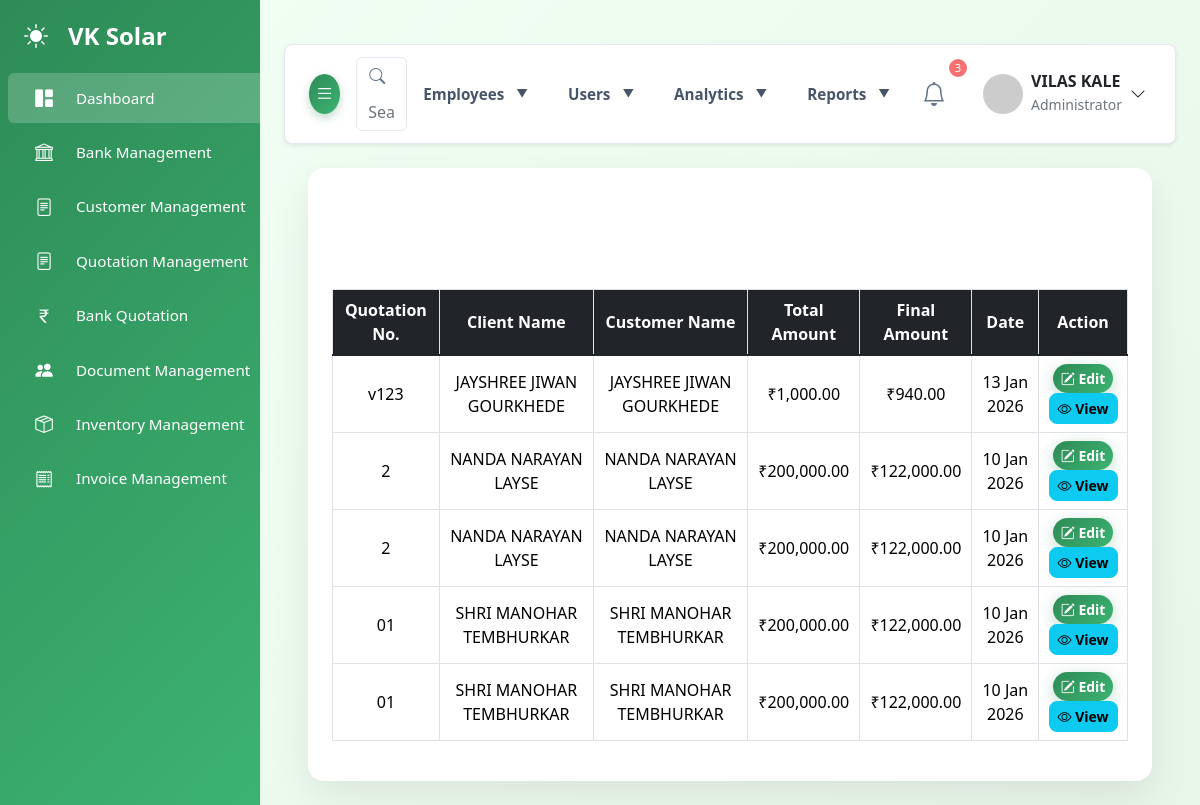
/admin/bankquotation/quotation_list.php (signed in), run on an earlier commit of the app's database.
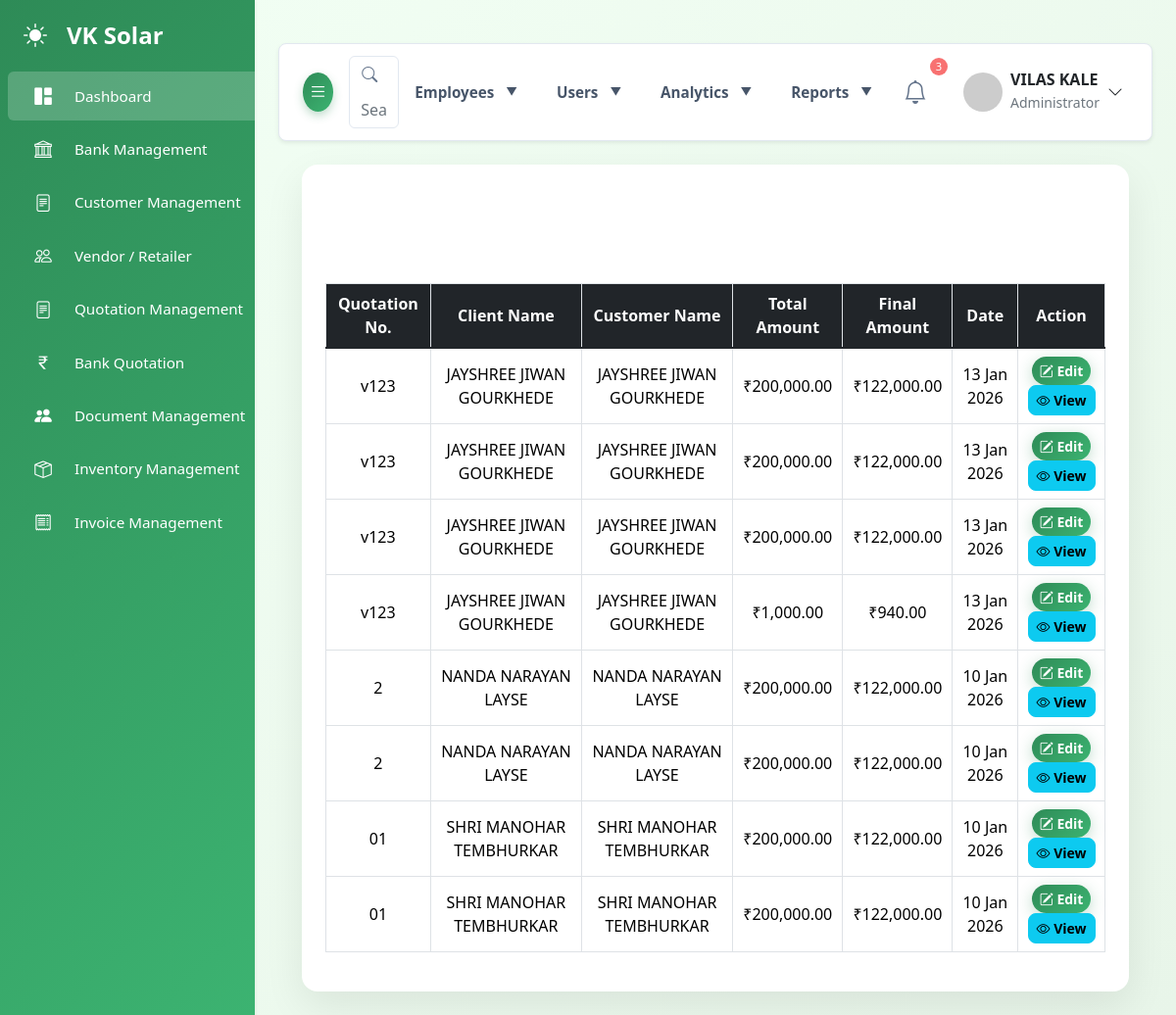
And on a later commit of the database.
### tables this page shows
CREATE TABLE `bank_quotations` (
  `id` int NOT NULL,
  `client_id` int NOT NULL,
  `quotation_number` varchar(100) NOT NULL,
  `quotation_date` date NOT NULL,
  `validity_date` date NOT NULL,
  `customer_name` varchar(255) DEFAULT NULL,
  `customer_address` text,
  `pin_code` varchar(10) DEFAULT NULL,
  `customer_phone` varchar(20) DEFAULT NULL,
  `customer_email` varchar(100) DEFAULT NULL,
  `project_location` varchar(255) DEFAULT NULL,
  `plant_capacity` varchar(50) DEFAULT NULL,
  `system_type` varchar(50) DEFAULT NULL,
  `estimated_generation` varchar(100) DEFAULT NULL,
  `system_description` text,
  `bank_id` int NOT NULL,
  `total_amount` decimal(12,2) DEFAULT NULL,
  `subsidy` decimal(12,2) DEFAULT NULL,
  `final_amount` decimal(12,2) DEFAULT NULL,
  `status` enum('draft','final') DEFAULT 'draft',
  `created_by` int DEFAULT NULL,
  `created_at` timestamp NULL DEFAULT CURRENT_TIMESTAMP,
  `updated_at` timestamp NULL DEFAULT NULL ON UPDATE CURRENT_TIMESTAMP
);

CREATE TABLE `clients` (
  `id` int NOT NULL,
  `name` varchar(255)  NOT NULL,
  `consumer_number` varchar(100)  NOT NULL,
  `billing_unit` varchar(100)  DEFAULT NULL,
  `adhar` bigint NOT NULL,
  `mobile` varchar(15)  DEFAULT NULL,
  `email` varchar(255)  DEFAULT NULL,
  `district` varchar(255)  DEFAULT NULL,
  `block` varchar(255)  DEFAULT NULL,
  `taluka` varchar(255)  DEFAULT NULL,
  `pincode` int NOT NULL,
  `village` varchar(255)  DEFAULT NULL,
  `location` text ,
  `mahadiscom_email` varchar(255)  DEFAULT NULL,
  `mahadiscom_email_password` varchar(255)  DEFAULT NULL,
  `mahadiscom_mobile` varchar(15)  DEFAULT NULL,
  `mahadiscom_user_id` varchar(255)  DEFAULT NULL,
  `mahadiscom_password` varchar(255)  DEFAULT NULL,
  `name_change_require` enum('yes','no')  DEFAULT NULL,
  `application_no_name_change` varchar(255)  DEFAULT NULL,
  `pm_suryaghar_registration` enum('yes','no')  DEFAULT NULL,
  `pm_suryaghar_app_id` varchar(255)  DEFAULT NULL,
  `pm_registration_date` date DEFAULT NULL,
  `load_change_application_number` varchar(255)  DEFAULT NULL,
  `rooftop_solar_application_number` varchar(255)  DEFAULT NULL,
  `kilo_watt` decimal(10,2) DEFAULT NULL,
  `load_change_status` enum('Done','Not')  DEFAULT NULL,
  `bank_loan_status` enum('yes','no')  DEFAULT NULL,
  `bank_name` varchar(255)  DEFAULT NULL,
  `account_number` varchar(255)  DEFAULT NULL,
  `ifsc_code` varchar(255)  DEFAULT NULL,
  `jan_samartha_application_no` varchar(255)  DEFAULT NULL,
  `loan_amount` decimal(15,2) DEFAULT NULL,
  `first_installment_amount` decimal(15,2) DEFAULT NULL,
  `second_installment_amount` decimal(15,2) DEFAULT NULL,
  `remaining_amount` decimal(15,2) DEFAULT NULL,
  `inverter_company_name` varchar(255)  DEFAULT NULL,
  `inverter_capacity` varchar(50)  DEFAULT NULL,
  `inverter_serial_number` varchar(255)  DEFAULT NULL,
  `solar_type` enum('DCR','NON-DCR')  DEFAULT NULL,
  `dcr_certificate_number` varchar(255)  DEFAULT NULL,
  `number_of_panels` int DEFAULT NULL,
  `company_name` varchar(255)  NOT NULL,
  `wattage` int NOT NULL,
  `panel_serial_numbers` text ,
  `rts_portal_status` enum('yes','no')  DEFAULT NULL,
  `meter_number` varchar(255)  DEFAULT NULL,
  `meter_installation_date` date DEFAULT NULL,
  `pm_redeem_status` enum('yes','no')  DEFAULT NULL,
  `subsidy_amount` decimal(15,2) DEFAULT NULL,
  `subsidy_redeem_date` date DEFAULT NULL,
  `reference_name` varchar(255)  DEFAULT NULL,
  `reference_contact` varchar(255)  DEFAULT NULL,
  `estimate_amount` decimal(15,2) DEFAULT NULL,
  `geo_tagging_photo` varchar(500)  DEFAULT NULL,
  `geo_tagged_photo` varchar(500)  DEFAULT NULL,
  `email_password` varchar(255)  DEFAULT NULL,
  `created_at` timestamp NULL DEFAULT CURRENT_TIMESTAMP,
  `updated_at` timestamp NULL DEFAULT CURRENT_TIMESTAMP ON UPDATE CURRENT_TIMESTAMP,
  `step9_completed` tinyint(1) DEFAULT '0',
  `step12_completed` tinyint(1) DEFAULT '0',
  `step10_completed` tinyint(1) DEFAULT '0'
);

### admin/include/navbar.php (called while the page is built, shortened)
<?php
require_once __DIR__ . '/../connect/auth_middleware.php';
?>
                <?php if ($auth->checkPermission('user_management','edit')): ?>
                <li class="">
                    <a style="text-decoration:none;"class=" nav-dropdown-item <?php if($title=='view_permissions') echo 'active'; ?>"
                 href="/admin/view_permissions">
                 User Permissions
                        </a>
                </li>
                <?php endif; ?>

### admin/connect/auth_middleware.php (called while the page is built, shortened)
<?php
class AuthMiddleware {
    private $conn;
    public function __construct($connection) {
        $this->conn = $connection;
    }
    public function requireAuth() {
        if (!$this->verifyUserActive($_SESSION['user_id'])) {
            $this->logout();
            $this->redirectToLogin();
        }
    }
    public function checkPermission($module, $action = 'view') {
        $this->requireAuth();
        $role = $_SESSION['role'];
        $permission = $this->getUserPermission($role, $module);
        switch ($action) {
            case 'view': return $permission['can_view'];
            case 'create': return $permission['can_create'];
            case 'edit': return $permission['can_edit'];
        }
    }
    private function getUserPermission($role, $module) {
        $stmt = $this->conn->prepare("
            SELECT can_view, can_create, can_edit, can_delete
            FROM user_permissions
            WHERE role = ? AND module = ?
        ");
        $stmt->bind_param("ss", $role, $module);
        $stmt->execute();
        $result = $stmt->get_result();
        if ($result->num_rows > 0) {
            return $result->fetch_assoc();
        }
        return ['can_view' => false, 'can_create' => false, 'can_edit' => false, 'can_delete' => false];
    }
    private function verifyUserActive($userId) {
        $stmt = $this->conn->prepare("
            SELECT id, username, role, is_active
            FROM users
            WHERE id = ? AND is_active = 1
        ");
        $stmt->bind_param("i", $userId);
        $stmt->execute();
        $result = $stmt->get_result();
        if ($result->num_rows > 0) {
            $user = $result->fetch_assoc();
            return true;
        }
        return false;
    }
}
require_once 'db.php';
$auth = new AuthMiddleware($conn);
?>

### admin/bankquotation/quotation_list.php (the view, shortened to what the changed rows need)
<?php
require_once __DIR__ . '/../connect/db.php';
require_once __DIR__ . '/../connect/auth_middleware.php';
$auth->requireAuth();
$auth->requirePermission('quotation_management', 'view');
$title = 'bank_quotation_list';
$sql = "
    SELECT
        bq.id,
        bq.client_id,
        bq.quotation_number,
        bq.customer_name,
        bq.total_amount,
        bq.final_amount,
        bq.quotation_date,
        bq.created_at,
        c.name as client_name
    FROM bank_quotations bq
    LEFT JOIN clients c ON bq.client_id = c.id
    ORDER BY bq.created_at DESC
";
$result = $conn->query($sql);
?>
<!doctype html>
<html>
<head>
<?php require_once __DIR__ . '/../include/head2.php'; ?>
<link href="https://cdn.jsdelivr.net/npm/bootstrap@5.1.3/dist/css/bootstrap.min.css" rel="stylesheet">
</head>
<body>
<?php
include 'include/sidebar.php';
?>
<div id="main-content">
<?php
include 'include/navbar.php';
?>
<main class="container-fluid mt-4">
    <div class="doc-card">
        <div class="card-body p-4">
            <div class="table-responsive">
                <table class="table table-bordered table-hover align-middle">
                    <thead>
                        <tr>
                            <th>Quotation No.</th>
                            <th>Client Name</th>
                            <th>Customer Name</th>
                            <th>Total Amount</th>
                            <th>Final Amount</th>
                            <th>Date</th>
                            <th>Action</th>
                        </tr>
                    </thead>
                    <tbody>
                        <?php if ($result && $result->num_rows > 0): ?>
                            <?php while ($row = $result->fetch_assoc()): ?>
                                <tr>
                                    <td><?= htmlspecialchars($row['quotation_number'] ?: 'BQ-' . $row['id']) ?></td>
                                    <td><?= htmlspecialchars($row['client_name'] ?: 'N/A') ?></td>
                                    <td><?= htmlspecialchars($row['customer_name']) ?></td>
                                    <td>₹<?= number_format($row['total_amount'], 2) ?></td>
                                    <td>₹<?= number_format($row['final_amount'], 2) ?></td>
                                    <td><?= date('d M Y', strtotime($row['quotation_date'] ?: $row['created_at'])) ?></td>
                                    <td>
                                        <a href="index.php?client_id=<?= $row['client_id'].'&quotation_id='.$row['id'] ?>"
                                           class="btn btn-sm btn-primary action-btn">
                                            <i class="bi bi-pencil-square"></i> Edit
                                        </a>
                                        <a href="view_quotation.php?id=<?= $row['id'] ?>"
                                           class="btn btn-sm btn-info action-btn">
                                            <i class="bi bi-eye"></i> View
                                        </a>
                                    </td>
                                </tr>
                            <?php endwhile; ?>
                        <?php endif; ?>
                    </tbody>
                </table>
            </div>
        </div>
    </div>
</main>
</div>
</body>
</html>

### admin/include/sidebar.php (shortened to what the changed rows need)
<?php
require_once __DIR__ . '/../connect/auth_middleware.php';
?>
   <?php if ($auth->checkPermission('partner_management', 'view')): ?>
          <li class="nav-item">
        <a
          class="nav-link"
          data-bs-toggle="collapse"
          href="#partnerCollapse"
          role="button"
          aria-expanded="false"
          aria-controls="quotationCollapse"
        >
          <i class="bi bi-people"></i>
          <span class="nav-link-text"> Vendor / Retailer</span>
        </a>
        </li>
    <?php endif; ?>

What changed in the data, as far as the page shows it:
added bank_quotations: quotation_number "v123", client.name "JAYSHREE JIWAN GOURKHEDE", customer_name "JAYSHREE JIWAN GOURKHEDE", total_amount "200,000.00", final_amount "122,000.00", quotation_date "13 Jan 2026"
added bank_quotations: quotation_number "v123", client.name "JAYSHREE JIWAN GOURKHEDE", customer_name "JAYSHREE JIWAN GOURKHEDE", total_amount "200,000.00", final_amount "122,000.00", quotation_date "13 Jan 2026"
added bank_quotations: quotation_number "v123", client.name "JAYSHREE JIWAN GOURKHEDE", customer_name "JAYSHREE JIWAN GOURKHEDE", total_amount "200,000.00", final_amount "122,000.00", quotation_date "13 Jan 2026"
Also different on the page:
text now shown: "Vendor / Retailer"
